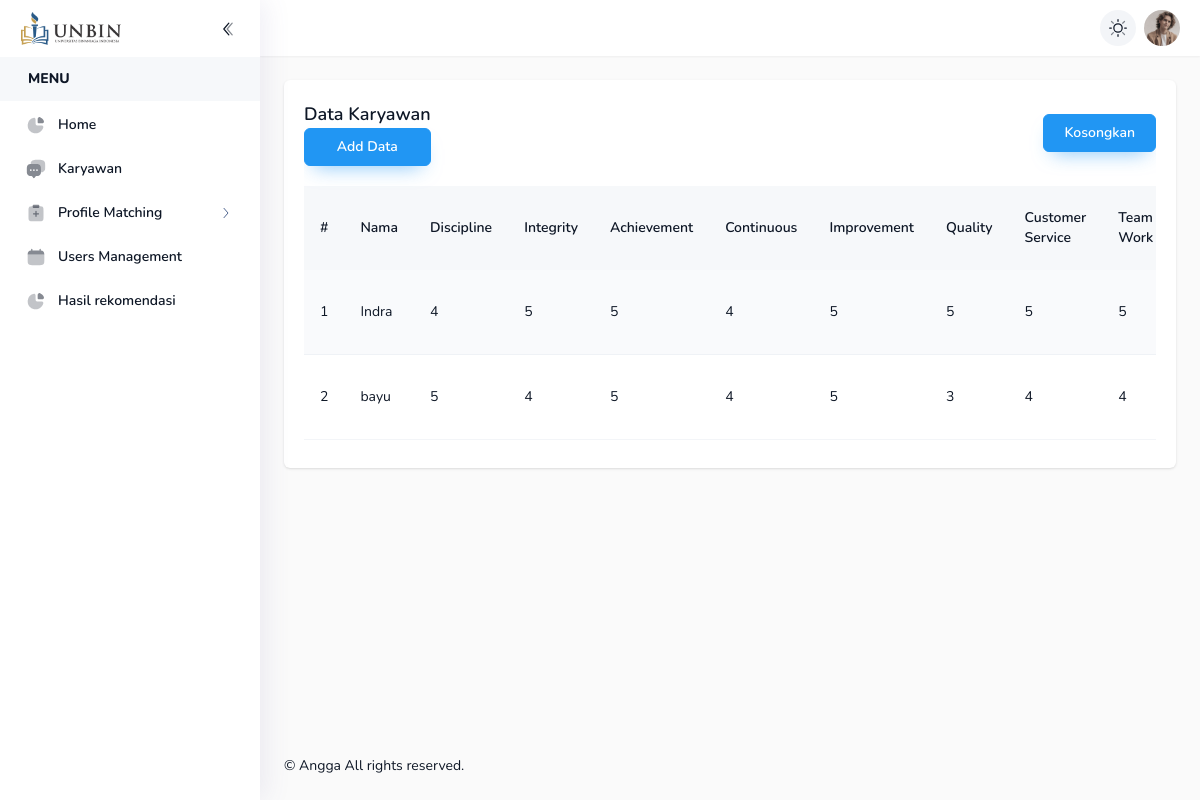
The app's page /index.php?pages=karyawan (signed in) with its own data.
### tables this page shows
CREATE TABLE `kriteria` (
  `id` int(11) NOT NULL,
  `nama` varchar(64) NOT NULL,
  `jenis` enum('cf','sf') NOT NULL,
  `ket` varchar(64) NOT NULL
);

CREATE TABLE `karyawan` (
  `id` int(11) NOT NULL,
  `nama` varchar(100) NOT NULL,
  `Discipline` int(11) DEFAULT NULL,
  `Integrity` int(11) DEFAULT NULL,
  `Achievement` int(11) DEFAULT NULL,
  `Continuous` int(11) DEFAULT NULL,
  `Improvement` int(11) DEFAULT NULL,
  `Quality` int(11) DEFAULT NULL,
  `Customer_Service` int(11) DEFAULT NULL,
  `TeamWork` int(11) DEFAULT NULL,
  `Leadership` int(11) DEFAULT NULL,
  `Analytical_Problem` int(11) DEFAULT NULL,
  `Planning` int(11) DEFAULT NULL,
  `Developing` int(11) DEFAULT NULL
);

### include/config.php (called while the page is built, shortened)
<?php
$conn = mysqli_connect('localhost', 'root', '', 'db_pma_angga_3');
function query($query)
{
    global $conn;
    $res = mysqli_query($conn, $query);
    $rows = [];
    while ($row = mysqli_fetch_assoc($res)) {
        $rows[] = $row;
    }
    return $rows;
}
?>

### pages/karyawan.php (the view, shortened to what this page needs)
<?php
$vw = query("SELECT * FROM karyawan");
?>
<div class="col-md-12 justify-content-center panel mb-2">
    <div class="table-responsive">
    <div class="mb-5 flex items-center justify-between">
    <h5 class="text-lg font-semibold">Data Karyawan<a
            class="btn btn-info"
            href="?pages=add-data"
        >Add Data
        </a></h5>
        <a
            class="btn btn-info"
            href="?pages=karyawan&action=clear"
        >Kosongkan
        </a>
    </div>
    <table class="table table-hover table-striped mb-2">
            <thead>
                <tr>
                    <th>#</th>
                    <th>Nama</th>
                    <?php
                         $kriterias = query("select * from kriteria");
                         foreach($kriterias as $k){
                            ?>
                            <th><?php echo $k['nama']?></th>
                            <?php
                         }
                    ?>
                </tr>
            </thead>
            <tbody>
                <?php
                    $no=1;
                foreach ($vw as $data) : ?>
                    <tr>
                        <td><?=$no++?></td>
                        <td><?=$data['nama']; ?></td>
                        <?php
                        foreach($kriterias as $k){
                            ?>
                            <td><?php echo $data[$k['ket']]?></td>
                        <?php
                         }
                        ?>
                    </tr>
                <?php endforeach; ?>
            </tbody>
        </table>
    </div>
</div>

### records on screen
kriteria: nama "Discipline", ket.Discipline "4", ket.Discipline "5"
kriteria: nama "Integrity", ket.Integrity "5", ket.Integrity "4"
kriteria: nama "Achievement", ket.Achievement "5"
kriteria: nama "Continuous", ket.Continuous "4"
kriteria: nama "Improvement", ket.Improvement "5"
kriteria: nama "Quality", ket.Quality "5", ket.Quality "3"
kriteria: nama "Customer Service", ket.Customer_Service "5", ket.Customer_Service "4"
kriteria: nama "Team Work", ket.TeamWork "5", ket.TeamWork "4"
karyawan: nama "Indra"
karyawan: nama "bayu"
